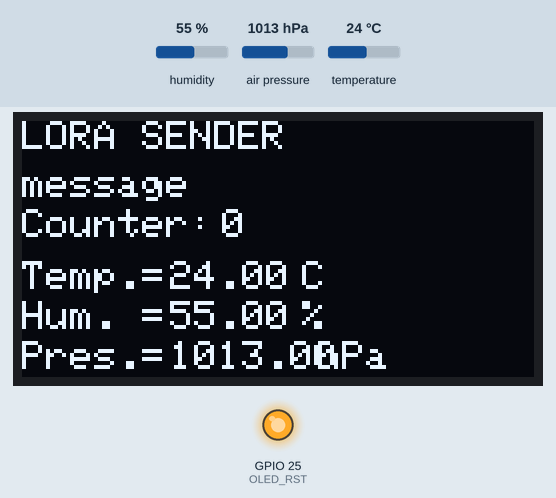
Simulated run of this sketch. Board: ESP32. On the bench: 128×64 one-colour display, output pins drawn as LEDs (lit = HIGH). Inputs (shaded band) come from the test bench; at power-on: humidity 55 %, air pressure 1013 hPa, temperature 24 °C. No radio packets arrive unless stated; what the sketch prints to the serial monitor is not drawn.

Above: at 1.8 s.
1.9 s: humidity set to 22 %
At 3.6 s:
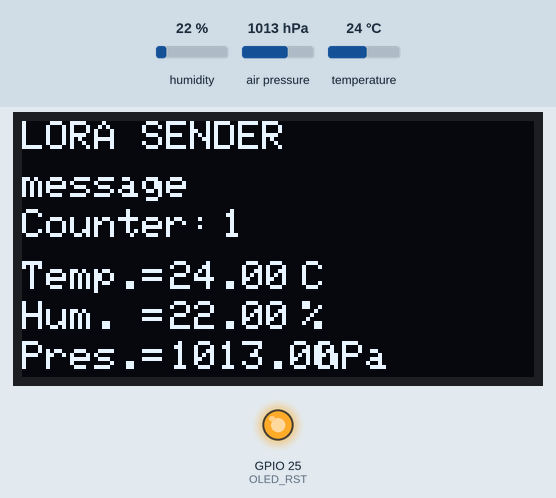
8.2 s: air pressure set to 952 hPa
At 10.0 s:
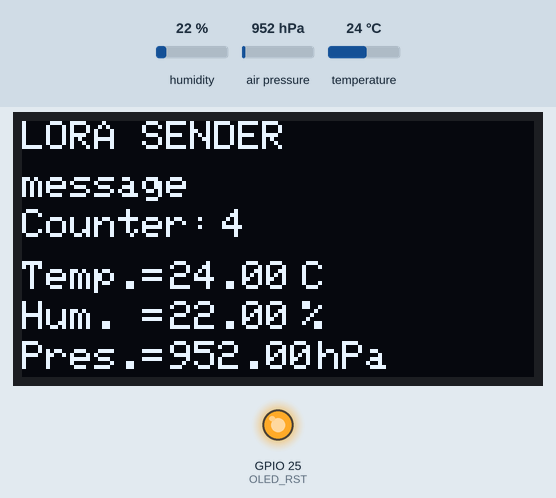
13.2 s: temperature set to 12 °C
At 16.4 s:
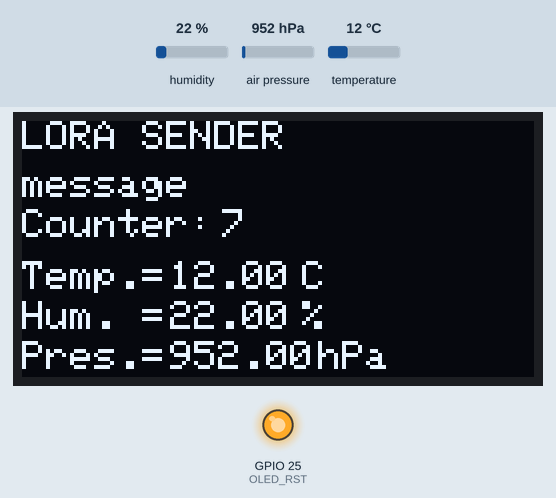
19.5 s: humidity set to 40 %
At 22.8 s:
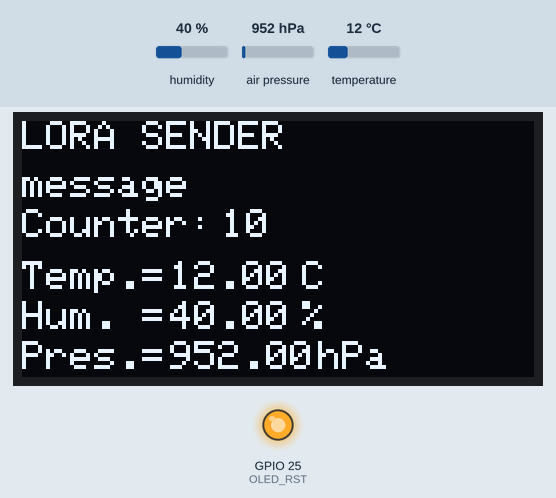
25.8 s: air pressure set to 975 hPa
At 31.7 s:
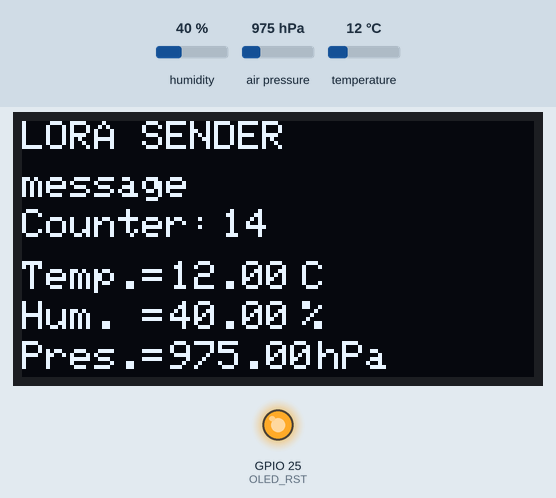
Timing chart, 0 to 33.0 s (numbered marks = the images above; inputs shaded):
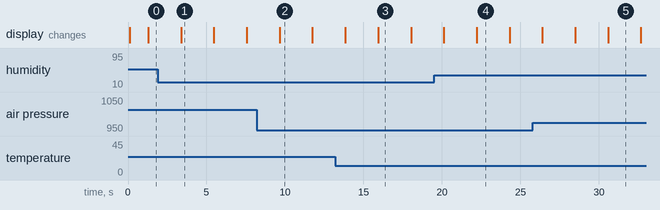

The sketch:

SensorBME280_RFid.ino
```cpp
// Librerias sensor temperatura.
#include <Adafruit_BME280.h>
#include <Wire.h>
#include <SPI.h>

//Librarias LoRa
#include <SPI.h>
#include <LoRa.h>

//Librarias display Oled
#include <Wire.h>
#include <Adafruit_GFX.h>
#include <Adafruit_SSD1306.h>

//Libreria Comunicacion serial
#include <HardwareSerial.h>

//Definir los pins usados para el modulo LoRa transceiver
#define SCK 5
#define MISO 19
#define MOSI 27
#define SS 18
#define RST 23
#define DIO0 26

//433E6 para Asia
//866E6 para Europe
//915E6 para North America
#define BAND 766E6

//OLED pins
#define OLED_SDA 21
#define OLED_SCL 22
#define OLED_RST 25
#define SCREEN_WIDTH 128 // OLED display width, in pixels
#define SCREEN_HEIGHT 64 // OLED display height, in pixels

#define RX_PIN 4          // Declaramos el Pin dodne recibiremos

//Contador de paquetes
int counter = 0;

// declaración de la pantalla OLED y protocolo de comunicación
Adafruit_SSD1306 display(SCREEN_WIDTH, SCREEN_HEIGHT, &Wire, OLED_RST);
HardwareSerial MySerial(1);

//Sensor
 Adafruit_BME280 bme; // use I2C interface
 Adafruit_Sensor *bme_temp = bme.getTemperatureSensor();
 Adafruit_Sensor *bme_pressure = bme.getPressureSensor();
 Adafruit_Sensor *bme_humidity = bme.getHumiditySensor();


void setup() {
  //Inicializamos la comunicacion Serial via TX/RX
  MySerial.begin(9600, SERIAL_8N1, RX_PIN, -1);
  //Inicializamos la comunicacion
  Serial.begin(115200);
  Serial.println(F("BME280 Sensor event test"));

  if (!bme.begin()) {
    Serial.println(F("No se ha encontrado el sensor BME280"));
    while (1) delay(10);
  }

  bme_temp->printSensorDetails();
  bme_pressure->printSensorDetails();
  bme_humidity->printSensorDetails();

  bool status;

  // default settings
  // (you can also pass in a Wire library object like &Wire2)
  status = bme.begin(0x76);
  if (!status) {
    Serial.println("Could not find a valid BME280 sensor, check wiring!");
    while (1);
  }


  //reset OLED display via software
  pinMode(OLED_RST, OUTPUT);
  digitalWrite(OLED_RST, LOW);
  delay(20);
  digitalWrite(OLED_RST, HIGH);

  //initialize OLED
  Wire.begin(OLED_SDA, OLED_SCL);
  if(!display.begin(SSD1306_SWITCHCAPVCC, 0x3c, false, false)) { // Address 0x3C for 128x32
    Serial.println(F("SSD1306 allocation failed"));
    for(;;); // Don't proceed, loop forever
  }

  display.clearDisplay();
  display.setTextSize(1);
  display.setTextColor(WHITE);
  display.setCursor(0,0);

  //SPI LoRa pins
  SPI.begin(SCK, MISO, MOSI, SS);
  //setup LoRa transceiver module
  LoRa.setPins(SS, RST, DIO0);

  if (!LoRa.begin(BAND)) {
    Serial.println("Starting LoRa failed!");
    while (1);
  }
  Serial.println("LoRa Initializing OK!");
  display.setCursor(0,10);
  display.print("LoRa Initializing OK!");
  display.display();
  delay(100);
}

void loop() {

  // Relacionado al sensor
  sensors_event_t temp_event, pressure_event, humidity_event;
  bme_temp->getEvent(&temp_event);
  bme_pressure->getEvent(&pressure_event);
  bme_humidity->getEvent(&humidity_event);
  Serial.print(F("Temperatura = "));
  Serial.print(temp_event.temperature);
  Serial.println(" *C");

  Serial.print(F("Humedad = "));
  Serial.print(humidity_event.relative_humidity);
  Serial.println(" %");

  Serial.print(F("Presion = "));
  Serial.print(pressure_event.pressure);
  Serial.println(" hPa");

  Serial.println();
  delay(1000);

  //Relacionado a la tarjeta
   String message = "";
  while (MySerial.available()) {
    message = MySerial.readString();
  }


  //Mandar datos por Lora

  Serial.print("Sending packet: ");
  Serial.println(counter);

  //Send LoRa packet to receiver
  LoRa.beginPacket();
  //LoRa.print(F("Temperatura = "));
  LoRa.print(temp_event.temperature);
  LoRa.print(".");
  //LoRa.println(" *C");

  //LoRa.print(F("Humedad = "));
  LoRa.print(humidity_event.relative_humidity);
  LoRa.print(".");
  //LoRa.println(" %");

  //LoRa.print(F("Presion = "));
  LoRa.print(pressure_event.pressure);
  LoRa.print(".");
  //LoRa.println(" hPa");

  LoRa.print(message);


  LoRa.print(counter);
  LoRa.endPacket();

  display.clearDisplay();
  display.setCursor(0,0);
  display.println("LORA SENDER");
  display.setCursor(0,12);
  display.setTextSize(0.5);
  display.print("message");
  display.setCursor(0,22);
  display.setTextSize(0.5);
  display.print("Counter:");
  display.setCursor(50,22);
  display.setTextSize(0.5);
  display.print(counter);

  display.setCursor(0,35);
  display.print(F("Temp.= "));
  display.setCursor(37,35);
  display.print(temp_event.temperature);
  display.setCursor(64,35);
  display.print(" C");

  display.setCursor(0,45);
  display.print(F("Hum. = "));
  display.setCursor(37,45);
  display.print(humidity_event.relative_humidity);
  display.setCursor(64,45);
  display.print(" %");

  display.setCursor(0,55);
  display.print(F("Pres.= "));
  display.setCursor(37,55);
  display.print(pressure_event.pressure);
  display.setCursor(68,55);
  display.print(" hPa");

  display.display();

  counter++;

  delay(1000);

}
```

Measured:
- what the display in image 1 shows lasts 2.1 s, from 3.4 s to 5.5 s
